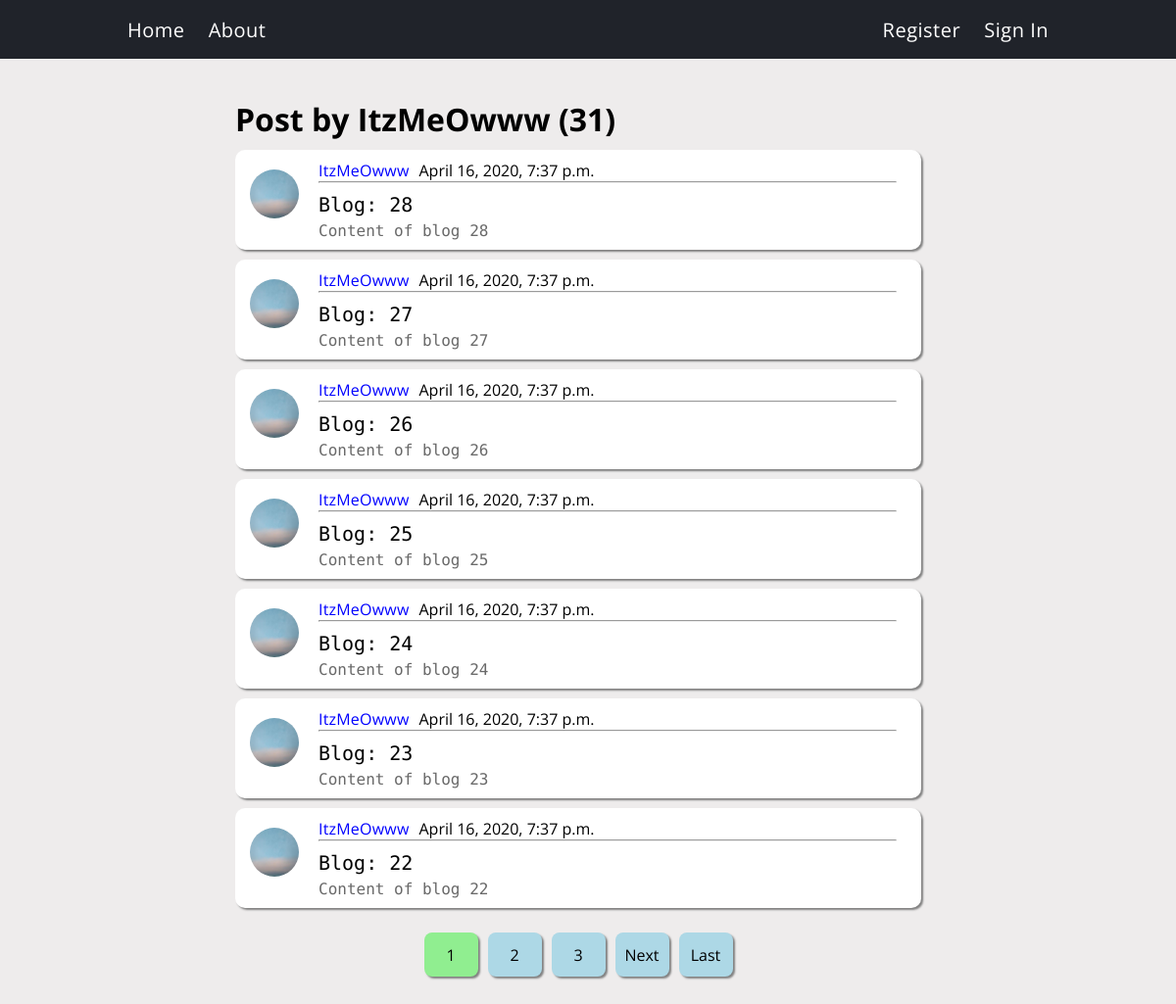
/user/ItzMeOwww/, run on the app's committed database.
### blog/models.py (models this page shows, shortened)
class Post(models.Model):
    title = models.CharField(max_length=100)
    content = models.TextField()
    date_posted = models.DateTimeField(default=timezone.now)
    author = models.ForeignKey(User,on_delete=models.CASCADE)

### users/models.py (models this page shows, shortened)
class Profile(models.Model):
    user = models.OneToOneField(User,on_delete=models.CASCADE)
    image = models.ImageField(default='default.jpg',upload_to='profile_pics')

### blog/views.py (the view)
# urls.py: path('user/<str:username>/', UserPostListView.as_view(),name='user-posts'),
class UserPostListView(ListView):
    model = Post
    template_name = 'blog/user_post.html'
    context_object_name = 'posts'
    paginate_by = 7
    def get_queryset(self):
        user = get_object_or_404(User,username = self.kwargs.get('username'))
        return Post.objects.filter(author = user).order_by('-date_posted')

### blog/templates/blog/user_post.html (shortened to what this page needs)
{% extends "blog/base.html" %}
{% block content %}
<div class="postLists">
    <h1 class = "author" >Post by {{view.kwargs.username}} ({{page_obj.paginator.count}})</h1>
    {% for post in posts%}
    <div class="post">
        <img class = "authorImg"src="{{post.author.profile.image.url}}">
        <div class = "postInfo">
            <div class = "infoTop">
                <a class = "userLink"href="{% url 'user-posts' post.author.username %}">{{post.author}}</a>{{post.date_posted}}
            </div>
            <hr>
            <div class="infoBot">
            <a class="postTitle"href="{% url 'post-detail' post.pk %}">{{ post.title }}<a>
            <p class="postContent">{{post.content}}</p>
            </div>
        </div>
    </div>
    {% endfor%}
    <div class="pages">
    {% if is_paginated %}
        {% for num in page_obj.paginator.page_range %}
            {% if page_obj.number == num %}
                <a class = "pagesBtn pagesBtnCurrent" href="?page={{num}}" style="color:black;text-decoration:none;">{{num}}</a>
            {% elif num > page_obj.number|add:'-3' and num < page_obj.number|add:'3'%}
                <a class = "pagesBtn" href="?page={{num}}" style="color:black;text-decoration:none;">{{num}}</a>
            {% endif %}
        {% endfor %}
        {% if page_obj.has_next %}
            <a class = "pagesBtn" href="?page={{page_obj.next_page_number}}">Next</a>
            <a class = "pagesBtn" href="?page={{page_obj.paginator.num_pages}}">Last</a>
        {% endif %}
    {% endif %}
    </div>
</div>
{% endblock content%}

### blog/static/blog/css/blog.css (style rules this page uses)
body { background-color: rgb(238, 236, 236); }
.postLists { margin-top: 100px; margin-bottom: 100px; margin-left: 20vw; width: 700px; }
.post { background-color: white; border-radius: 10px; padding: 10px; margin-bottom: 10px; display: flex; flex-direction: row; box-shadow: 2px 2px 2px grey; }
.postTitle { font-family: 'Roboto Mono', monospace; text-decoration: none; color: black; font-size: 20px; transition: all 0.5s; }
.postContent { margin-top: 5px; font-family: 'Roboto Mono', monospace; text-decoration: none; color: dimgrey; font-size: 16px; }
.authorImg { border-radius: 50%; width: 50px; height: 50px; margin-left: 5px; margin-top: 10px; }
.postInfo { margin-left: 20px; }
.infoTop { display: flex; flex-direction: row; width: 590px; }
.infoBot { margin-top: 10px; width: 590px; }
.infoTop>.userLink { margin-right: 10px; text-decoration: none; color: blue; letter-spacing: 0.2px; transition: all 1s; }
.pages { margin-top: 20px; display: flex; justify-content: center; }
.pagesBtn.pagesBtnCurrent { background-color: lightgreen; }
.pagesBtn { box-shadow: 2px 2px 2px grey; background-color: lightblue; border-radius: 8px; font-size: 16px; margin: 5px; height: 45px; min-width: 45px; padding-left: 5px; padding-right: 5px; text-decoration: none; color: black; display: flex; align-items: center; justify-content: center; }
.author { margin-bottom: 10px; }
* { font-family: 'Open Sans', sans-serif; margin: 0px; }

### data on the page
Post: author.profile.image (picture), author "ItzMeOwww", date_posted "April 16, 2020, 7:37 p.m.", title "Blog: 28", content "Content of blog 28"
Post: author.profile.image (picture), author "ItzMeOwww", date_posted "April 16, 2020, 7:37 p.m.", title "Blog: 27", content "Content of blog 27"
Post: author.profile.image (picture), author "ItzMeOwww", date_posted "April 16, 2020, 7:37 p.m.", title "Blog: 26", content "Content of blog 26"
Post: author.profile.image (picture), author "ItzMeOwww", date_posted "April 16, 2020, 7:37 p.m.", title "Blog: 25", content "Content of blog 25"
Post: author.profile.image (picture), author "ItzMeOwww", date_posted "April 16, 2020, 7:37 p.m.", title "Blog: 24", content "Content of blog 24"
Post: author.profile.image (picture), author "ItzMeOwww", date_posted "April 16, 2020, 7:37 p.m.", title "Blog: 23", content "Content of blog 23"
Post: author.profile.image (picture), author "ItzMeOwww", date_posted "April 16, 2020, 7:37 p.m.", title "Blog: 22", content "Content of blog 22"

### other printed values
{{ view.kwargs.username }} "ItzMeOwww"
{{ page_obj.paginator.count }} "31"
{{ num }} "1"
{{ num }} "2" "3"
